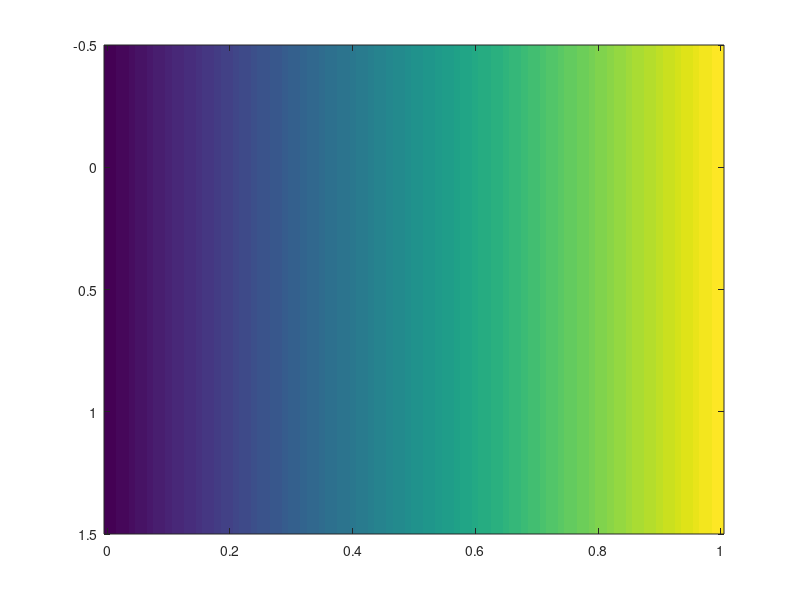

Write the MATLAB code that produced this figure. (Note: this script raises an error after producing the figure.)
clear;clc;
x = 0:0.01:1;
xx= 0:0.01:1;
figure
filename = 'testAnimated.gif';
for n = 1:0.5:10
    for m=1:0.5:10;
y = x.^n+xx.^m;
imagesc(x,xx,y)
drawnow
frame = getframe(1);
im = frame2im(frame);
[A,map] = rgb2ind(im,256); 
	if m == 1 & n ==1;
		imwrite(A,map,filename,'gif','LoopCount',Inf,'DelayTime',0.1);
	else
		imwrite(A,map,filename,'gif','WriteMode','append','DelayTime',0.1);
    end
    end
end